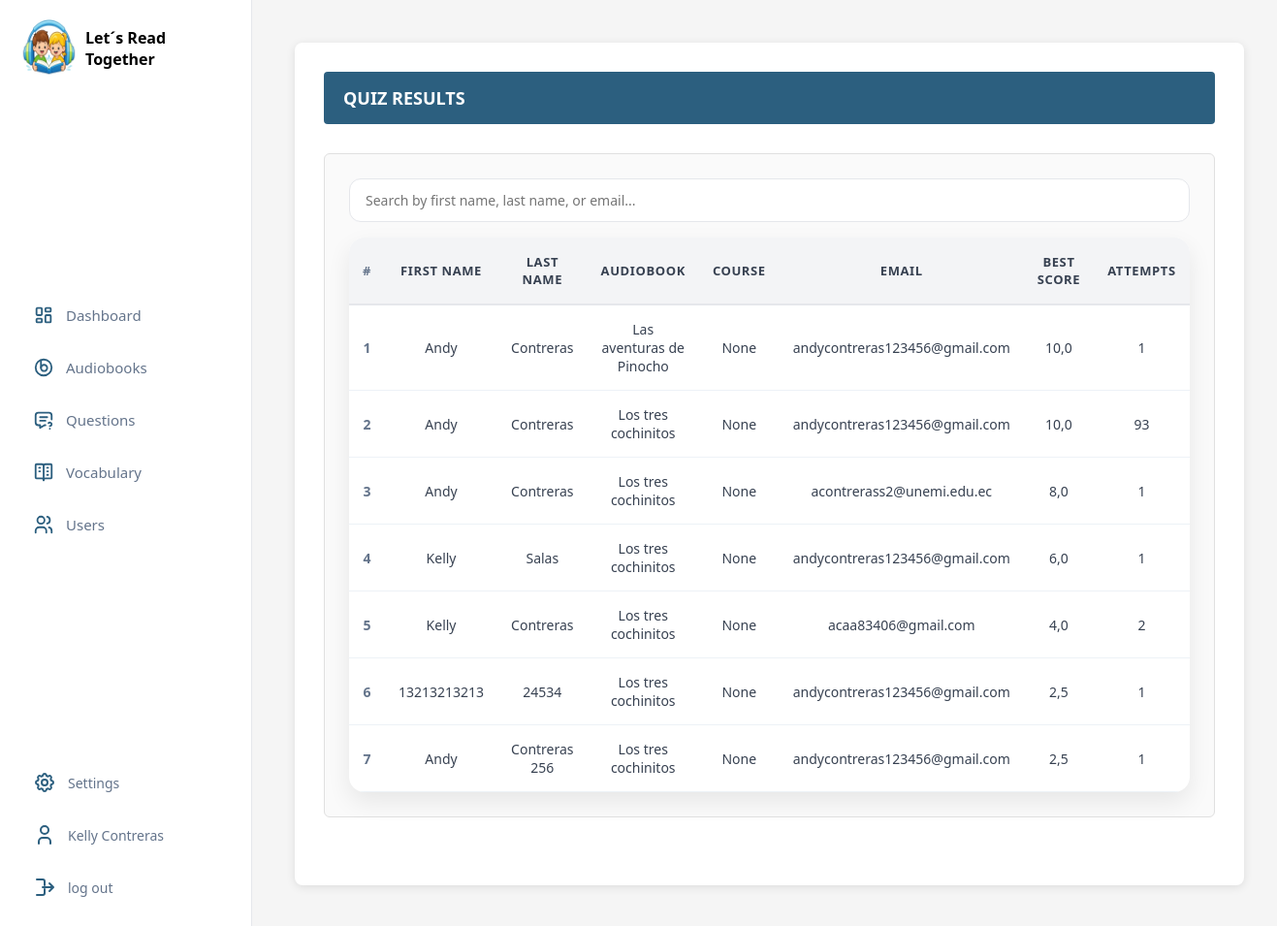
Before: /usuarios/ (signed in) with the older database file.
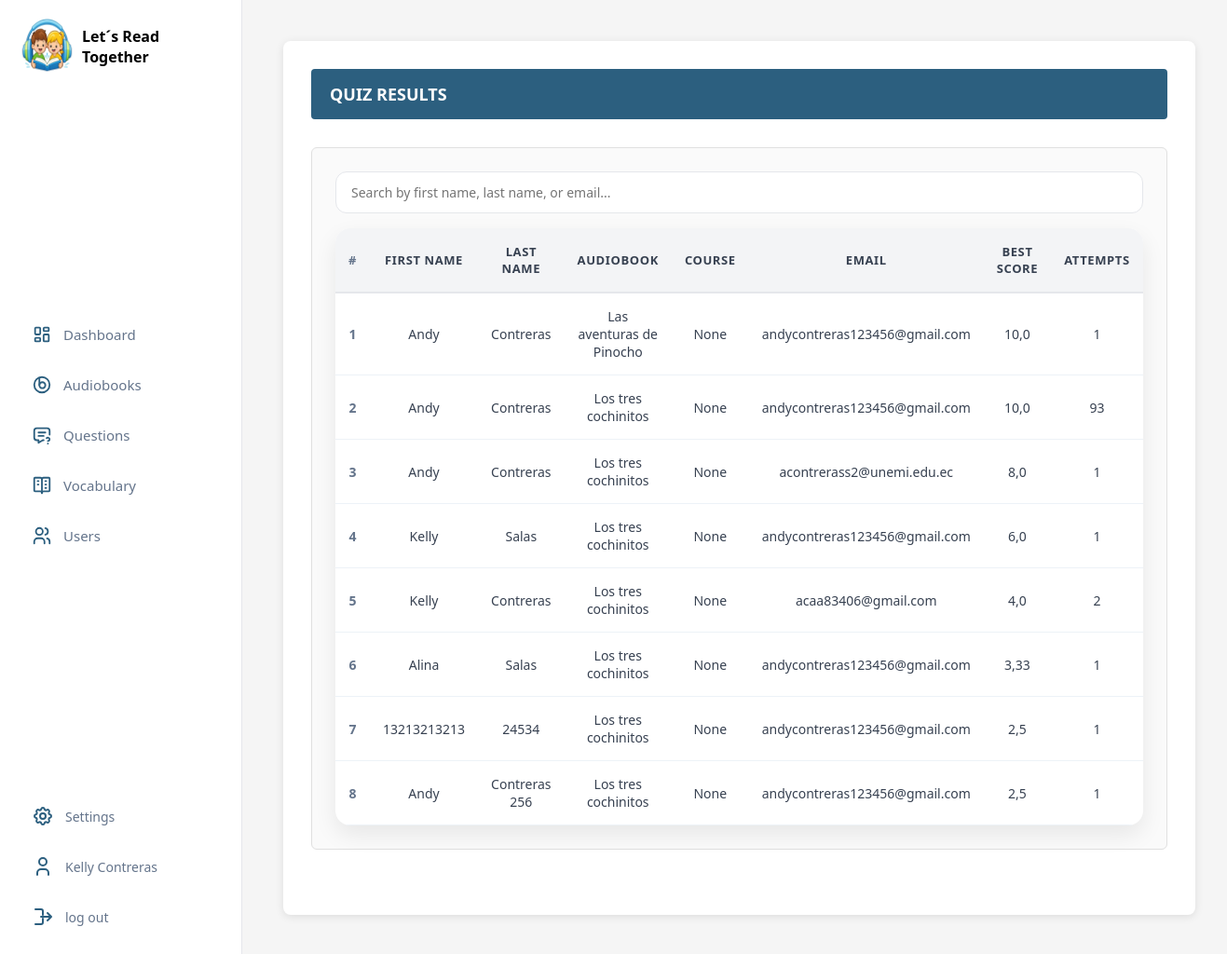
After: the same page with the newer database file.
### apps/audiobooks/models.py (models this page shows, shortened)
class ResultadoCuestionario(models.Model):
    audiobook = models.ForeignKey(Audiobook, on_delete=models.CASCADE)
    nombre = models.CharField(max_length=150)
    apellido = models.CharField(max_length=150)
    curso = models.CharField(max_length=100, blank=True, null=True)
    correo = models.EmailField()
    puntaje = models.FloatField()
    creado_en = models.DateTimeField(auto_now_add=True)

### apps/audiobooks/views.py (the view)
# urls.py: path("usuarios/",views.usuarios_audiobook,name="usuarios"),
@login_required
def usuarios_audiobook(request):
    resultados = (
        ResultadoCuestionario.objects
        .filter(
            audiobook__added_by=request.user   # 🔥 CLAVE AQUÍ
        )
        .values("nombre", "apellido","audiobook__title","curso", "correo")
        .annotate(
            mejor_puntaje=Max("puntaje"),
            intentos=Count("id")
        )
        .order_by("-mejor_puntaje")
    )
    return render(
        request,
        "administrador/Usuarios/inicio_usuario.html",
        {
            "resultados": resultados,
            "titulo_libro": "Let´s Read Together"
        }
    )

### templates/administrador/Usuarios/inicio_usuario.html (shortened to what this page needs)
{% extends "administrador/inicio_administrador.html" %}
{% load static %}
{% block css %}
{{ block.super }}
<link rel="stylesheet" href="{% static 'css/style_administrador/usuarios.css' %}">
{% endblock %}
{% block content %}
<div class="results-container">
    <div class="results-header">
        <h1>Quiz Results</h1>
    </div>
    <div class="usuario-wrapers">
        <div class="search-box">
            <input type="text" id="searchInput" placeholder="Search by first name, last name, or email...">
        </div>
        {% if resultados %}
        <div class="table-wrapper">
            <table class="results-table">
                <thead>
                    <tr>
                        <th>#</th>
                        <th>First Name</th>
                        <th>Last Name</th>
                        <th>Audiobook</th>
                        <th>Course</th>
                        <th>Email</th>
                        <th>Best Score</th>
                        <th>Attempts</th>
                    </tr>
                </thead>
                <tbody>
                    {% for r in resultados %}
                    <tr>
                        <td>{{ forloop.counter }}</td>
                        <td>{{ r.nombre }}</td>
                        <td>{{ r.apellido }}</td>
                        <td>{{ r.audiobook__title }}</td>
                        <td>{{ r.curso }}</td>
                        <td>{{ r.correo }}</td>
                        <td>{{ r.mejor_puntaje }}</td>
                        <td>{{ r.intentos }}</td>
                    </tr>
                    {% endfor %}
                </tbody>
            </table>
        </div>
        {% else %}
        <div class="empty-state">
            <div class="empty-icon">📊</div>
            <p>No results available yet.</p>
        </div>
        {% endif %}
    </div>
</div>
{% endblock %}

Changed rows visible on the page:
added ResultadoCuestionario: nombre "Alina", apellido "Salas", audiobook__title "Los tres cochinitos", curso "None", correo "andycontreras123456@gmail.com", mejor_puntaje "3,33", intentos "1"
